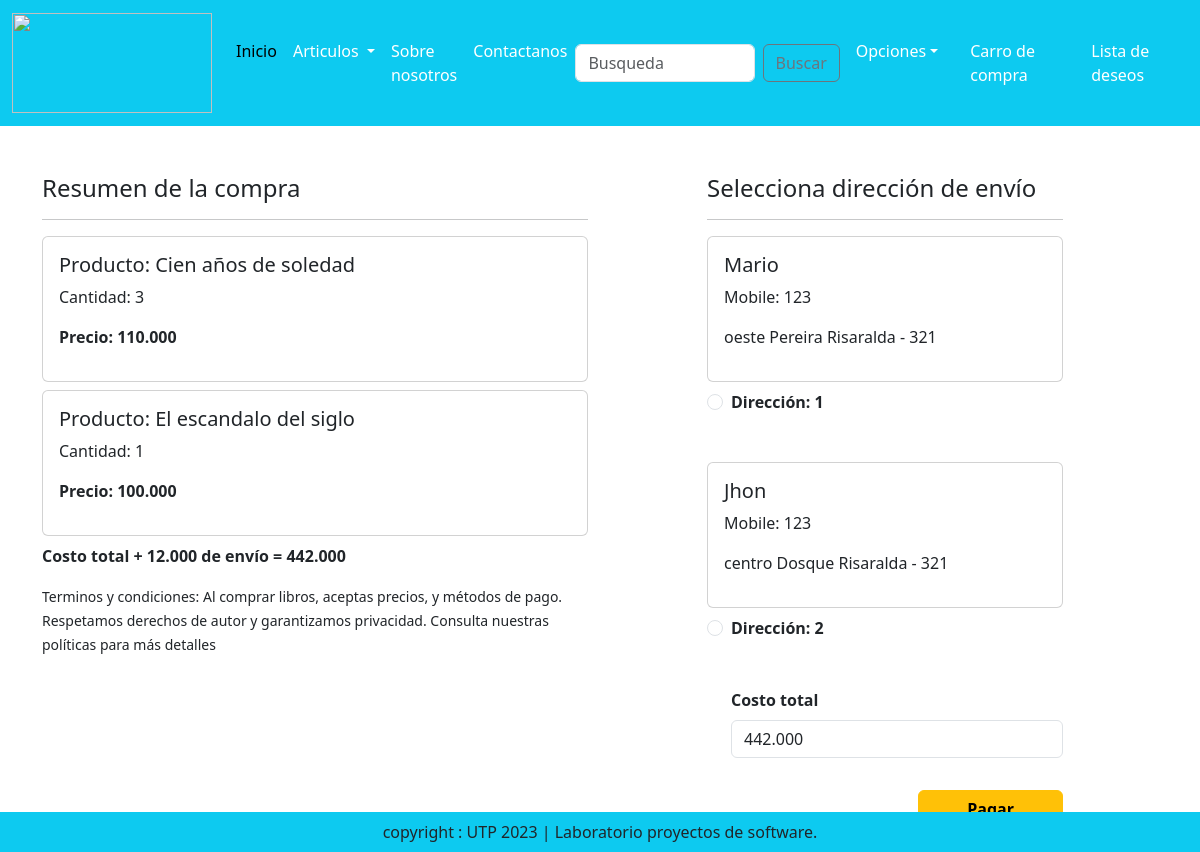
Screenshot of /checkout/ (signed in) with the database file from the repository.
### app/models.py (models this page shows, shortened)
class Cart(models.Model):
    user = models.ForeignKey(User,on_delete=models.CASCADE)
    product = models.ForeignKey(Product,on_delete=models.CASCADE)
    quantity = models.PositiveIntegerField(default=1)

class Product(models.Model):
    titulo = models.CharField(max_length=100)
    autor = models.CharField(max_length=100)
    ano_publicacion= models.CharField(max_length=100)
    genero = models.CharField(max_length=100)
    paginas = models.CharField(max_length=100)
    editorial = models.CharField(max_length=100)
    issn = models.CharField(max_length=100)
    idioma = models.CharField(max_length=100)
    fecha_publi = models.CharField(max_length=100)
    estado = models.CharField(choices=ESTADO, max_length=2)
    descripcion = models.TextField()
    precio = models.DecimalField(max_digits=1000000, decimal_places=3)
    descuento = models.DecimalField(max_digits=1000000, decimal_places=3)
    categoria = models.CharField(choices=CATEGORY_CHOICE, max_length=3)
    imagen_producto = models.ImageField(upload_to = 'product')

class Customer(models.Model):
    usuario = models.ForeignKey(User,on_delete=models.CASCADE) #user
    nombre = models.CharField(max_length=200) #name
    departamento = models.CharField(choices=STATE_CHOICES,max_length=100)  #state
    ciudad = models.CharField(max_length=50) #city
    direccion = models.CharField(max_length=200) #locality
    telefono = models.IntegerField(default=0) #mobile
    codigo_postal = models.IntegerField()   #zipcode

### app/views.py (the view, shortened to what this page needs)
# urls.py: path('checkout/', views.checkout.as_view(), name='checkout'),
class checkout(View):
    def get(self, request):
        user=request.user
        add=Customer.objects.filter(usuario=user)
        cart_items=Cart.objects.filter(user=user)
        famount=0
        for p  in cart_items:
            value= p.quantity * p.product.descuento
            famount = famount + value
        totalamount = famount +12
        razoramount = int(totalamount * 100 )
        client = razorpay.Client(auth=(settings.RAZOR_KEY_ID, settings.RAZOR_KEY_SECRET))
        data ={"amount": razoramount, "currency": "INR","receipt": "order_rcptid_11"}
        payment_response= client.order.create(data=data)
        print(payment_response)
        order_id= payment_response['id']
        order_status = payment_response['status']
        return render(request, 'app/checkout.html', locals())

### app/templates/app/checkout.html (shortened to what this page needs)
{% extends 'app/base.html' %}
{% load static %}
{% block main-content %}
<div class="container">
    <div class="row mt-5">
        <div class="col-sm-6">
            <h4>Resumen de la compra</h4>
            <hr>
            {% for item in cart_items %}
                <div class="card mb-2">
                    <div class="card-body">
                        <h5>Producto: {{ item.product.titulo }}</h5>
                        <p>Cantidad: {{ item.quantity }}</p>
                        <p class="fw-bold">Precio: {{ item.product.descuento }}</p>
                    </div>
                </div>
            {% endfor %}
            <p class="fw-bold">Costo total + 12.000 de envío = {{ totalamount }}</p>
            <small>Terminos y condiciones: Al comprar libros, aceptas precios, y métodos de pago. Respetamos derechos de autor y garantizamos privacidad. Consulta nuestras políticas para más detalles </small>
        </div>
        <div class="col-sm-4 offset-sm-1">
            <h4>Selecciona dirección de envío</h4>
            <hr>
            <form method="post" id="myform">
                {% for ad in add %}
                    <div class="card">
                        <div class="card-body">
                            <h5>{{ ad.nombre }}</h5>
                            <p>Mobile: {{ ad.telefono }} </p>
                            <p>{{ ad.direccion }} {{ ad.ciudad }} {{ ad.departamento }} - {{ ad.codigo_postal }}</p>
                        </div>
                    </div>
                    <div class="form-check mt-2 mb-5">
                        <input class="form-check-input" type="radio" name="custid" id="custadd{{ forloop.counter }}" value="{{ ad.id }}">
                        <label class="form-check-label fw-bold" for="custadd{{ forloop.counter }}">
                            Dirección: {{ forloop.counter }}
                        </label>
                    </div>
                {% endfor %}
                <div class="form-check mb-3">
                    <label for="totalamount" class="form-label"> <strong>Costo total</strong> </label>
                    <input type="number" class="form-control" name="totamount" value="{{ totalamount }}" readonly>
                </div>
                <div class="text-end">
                    <button id="rzp-button1" type="submit" class="btn btn-warning mt-3 px-5 fw-bold"> Pagar</button>
                    <br> <br>
                </div>
            </form>
        </div>
    </div>
</div>
{% endblock main-content %}

### rows the page displays
Cart: product.titulo "Cien años de soledad", quantity "3", product.descuento "110.000"
Cart: product.titulo "El escandalo del siglo", quantity "1", product.descuento "100.000"
Customer: nombre "Mario", telefono "123", direccion "oeste", ciudad "Pereira", departamento "Risaralda", codigo_postal "321"
Customer: nombre "Jhon", telefono "123", direccion "centro", ciudad "Dosque", departamento "Risaralda", codigo_postal "321"

### other values shown
{{ totalamount }} "442.000"
